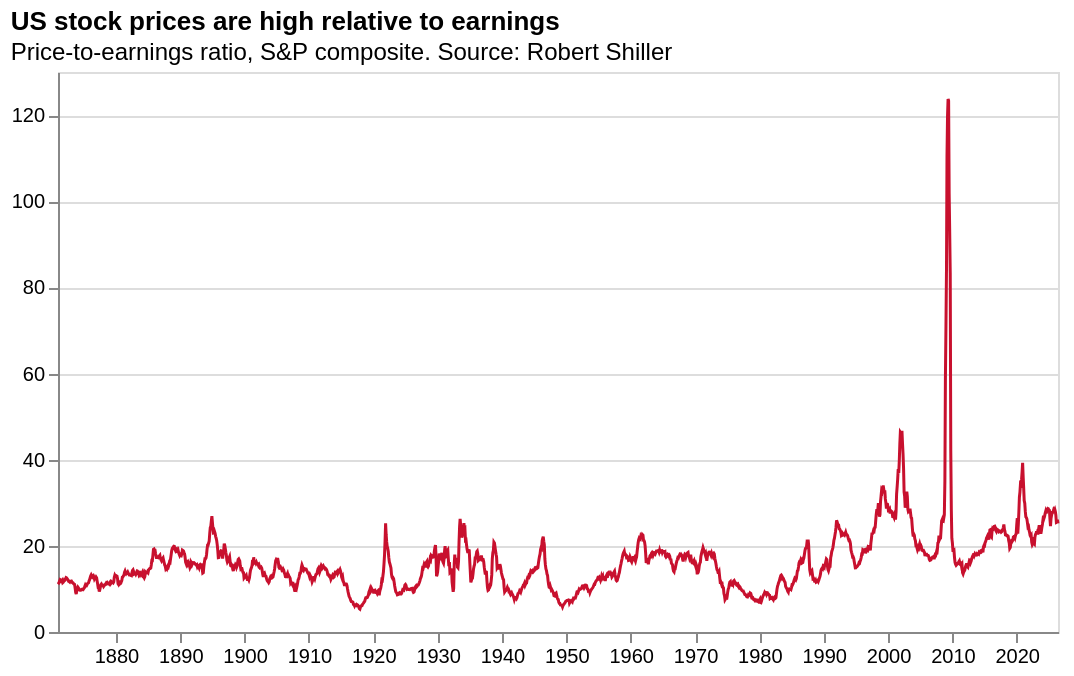

Notebook code cell kept with this figure:
### Markdown cell above
<br>
<br>

---

<br>

## 3. Style it

The same styling ideas as Week 2, written in Python. Change one thing at a time and re-run the cell.

| Week 2 (JSON) | Altair | Documentation |
|---|---|---|
| `"title": {...}` | `.properties(title=alt.Title(...))` | [Adjusting the title](https://altair-viz.github.io/user_guide/customization.html#adjusting-the-title) |
| `"width": 400`, `"height": 250` | `.properties(width=400, height=250)` | [Adjusting chart size](https://altair-viz.github.io/user_guide/customization.html#adjusting-chart-size) |
| `"mark": {"color": ...}` | `.mark_line(color=...)` | [Line mark](https://altair-viz.github.io/user_guide/marks/line.html) |
| `"mark": {"strokeWidth": 2}` | `.mark_line(strokeWidth=2)` | [Line mark](https://altair-viz.github.io/user_guide/marks/line.html) |
| `"axis": {"title": null}` | `alt.X(...).title(None)` | [Adjusting axis labels](https://altair-viz.github.io/user_guide/customization.html#adjusting-axis-labels) |
| `"axis": {"grid": false}` | `alt.X(...).axis(grid=False)` | [All axis options](https://altair-viz.github.io/user_guide/generated/core/altair.Axis.html) |
| `"axis": {"labelFontSize": 12}` | `alt.X(...).axis(labelFontSize=12)` | [All axis options](https://altair-viz.github.io/user_guide/generated/core/altair.Axis.html) |

> Notice the pattern: things that apply to the **whole chart** (title, size) go in `.properties()`, like the top level of a Vega-Lite spec.

### Code cell
chart_styled = alt.Chart(df).mark_line(
    color='#c8102e',
    strokeWidth=1.5
).encode(
    x=alt.X('Date_iso:T').title(None).axis(grid=False),
    y=alt.Y('PE_ratio:Q').title(None)
).properties(
    width=500,
    height=280,
    title=alt.Title(
        text='US stock prices are high relative to earnings',
        subtitle='Price-to-earnings ratio, S&P composite. Source: Robert Shiller',
        anchor='start'
    )
)

chart_styled

### Figure 1 — Vega-Lite specification as saved in the notebook (floating-point values rounded to 4 significant figures; data arrays with more than 128 entries replaced by an {"elided": "..."} marker saying what was removed)
{"config": {"view": {"continuousWidth": 300, "continuousHeight": 300}}, "data": {"name": "data-a0c7e0d193bdfda06bb8e0a284fdbfb4"}, "mark": {"type": "line", "color": "#c8102e", "strokeWidth": 1.5}, "encoding": {"x": {"axis": {"grid": false}, "field": "Date_iso", "title": null, "type": "temporal"}, "y": {"field": "PE_ratio", "title": null, "type": "quantitative"}}, "height": 280, "title": {"text": "US stock prices are high relative to earnings", "anchor": "start", "subtitle": "Price-to-earnings ratio, S&P composite. Source: Robert Shiller"}, "width": 500, "$schema": "https://vega.github.io/schema/vega-lite/v5.20.1.json", "datasets": {"data-a0c7e0d193bdfda06bb8e0a284fdbfb4": {"elided": "1866 records"}}}
